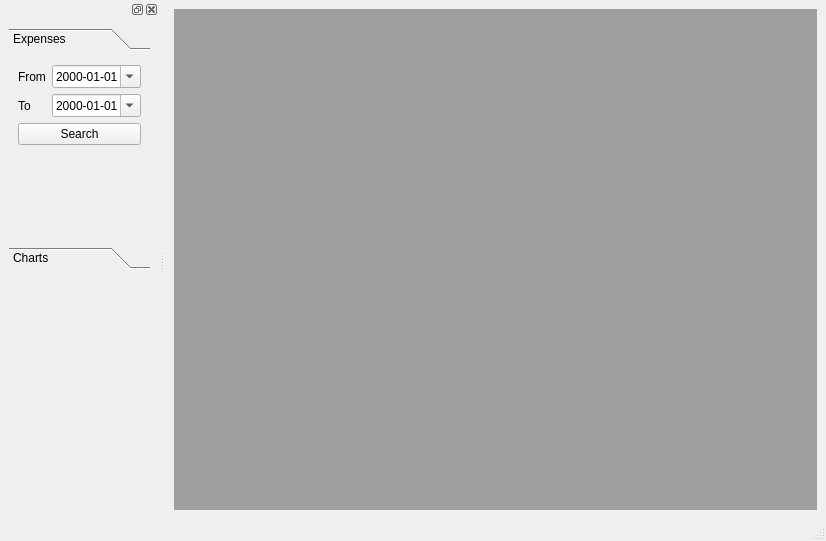
<?xml version="1.0" encoding="UTF-8"?>
<ui version="4.0">
 <class>LambdaSnail::Juno::LSMainWindow</class>
 <widget class="QMainWindow" name="LambdaSnail::Juno::LSMainWindow">
  <property name="geometry">
   <rect>
    <x>0</x>
    <y>0</y>
    <width>826</width>
    <height>541</height>
   </rect>
  </property>
  <property name="windowTitle">
   <string>LSMainWindow</string>
  </property>
  <widget class="QWidget" name="centralwidget">
   <layout class="QHBoxLayout" name="horizontalLayout">
    <item>
     <widget class="QMdiArea" name="mdiArea"/>
    </item>
   </layout>
  </widget>
  <widget class="QMenuBar" name="menubar">
   <property name="geometry">
    <rect>
     <x>0</x>
     <y>0</y>
     <width>826</width>
     <height>23</height>
    </rect>
   </property>
  </widget>
  <widget class="QStatusBar" name="statusbar"/>
  <widget class="QDockWidget" name="dockWidget">
   <attribute name="dockWidgetArea">
    <number>1</number>
   </attribute>
   <widget class="QWidget" name="dockWidgetContents_2">
    <layout class="QVBoxLayout" name="verticalLayout">
     <item>
      <widget class="QToolBox" name="toolBox">
       <property name="currentIndex">
        <number>0</number>
       </property>
       <widget class="QWidget" name="expensesPage">
        <property name="geometry">
         <rect>
          <x>0</x>
          <y>0</y>
          <width>245</width>
          <height>162</height>
         </rect>
        </property>
        <attribute name="label">
         <string>Expenses</string>
        </attribute>
        <layout class="QVBoxLayout" name="verticalLayout_2">
         <item>
          <layout class="QHBoxLayout" name="horizontalLayout_3">
           <item>
            <widget class="QLabel" name="fromLabel">
             <property name="text">
              <string>From</string>
             </property>
            </widget>
           </item>
           <item>
            <widget class="QDateEdit" name="fromDate">
             <property name="displayFormat">
              <string>yyyy-MM-dd</string>
             </property>
             <property name="calendarPopup">
              <bool>true</bool>
             </property>
             <property name="timeSpec">
              <enum>Qt::TimeSpec::LocalTime</enum>
             </property>
            </widget>
           </item>
          </layout>
         </item>
         <item>
          <layout class="QHBoxLayout" name="horizontalLayout_2">
           <item>
            <widget class="QLabel" name="toLabel">
             <property name="text">
              <string>To</string>
             </property>
            </widget>
           </item>
           <item>
            <widget class="QDateEdit" name="toDate">
             <property name="displayFormat">
              <string>yyyy-MM-dd</string>
             </property>
             <property name="calendarPopup">
              <bool>true</bool>
             </property>
             <property name="timeSpec">
              <enum>Qt::TimeSpec::LocalTime</enum>
             </property>
            </widget>
           </item>
          </layout>
         </item>
         <item>
          <widget class="QPushButton" name="filterExpensesButton">
           <property name="text">
            <string>Search</string>
           </property>
          </widget>
         </item>
         <item>
          <spacer name="verticalSpacer_2">
           <property name="orientation">
            <enum>Qt::Orientation::Vertical</enum>
           </property>
           <property name="sizeHint" stdset="0">
            <size>
             <width>20</width>
             <height>39</height>
            </size>
           </property>
          </spacer>
         </item>
        </layout>
       </widget>
       <widget class="QWidget" name="chartsPage">
        <property name="geometry">
         <rect>
          <x>0</x>
          <y>0</y>
          <width>245</width>
          <height>162</height>
         </rect>
        </property>
        <attribute name="label">
         <string>Charts</string>
        </attribute>
       </widget>
      </widget>
     </item>
     <item>
      <spacer name="verticalSpacer">
       <property name="orientation">
        <enum>Qt::Orientation::Vertical</enum>
       </property>
       <property name="sizeHint" stdset="0">
        <size>
         <width>58</width>
         <height>40</height>
        </size>
       </property>
      </spacer>
     </item>
    </layout>
   </widget>
  </widget>
 </widget>
 <resources/>
 <connections/>
</ui>
